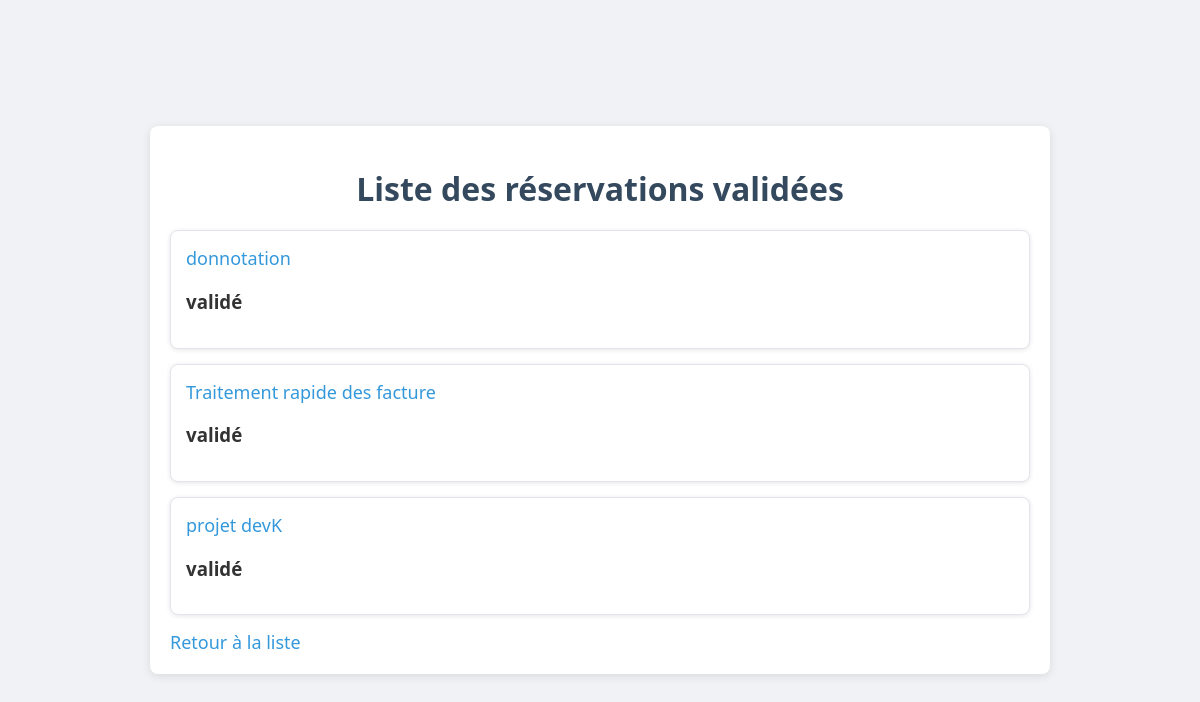
The app's page /arbre/list/valided (signed in) with its own data.
### devA/models.py (models this page shows, shortened)
class Arbre(models.Model):
    nature_Reunion = models.CharField(max_length=100)
    titre = models.CharField(max_length=100)
    nom_Salle = models.CharField(max_length=100)
    date_Reunion = models.DateField()
    heure_Debut = models.TimeField()
    duree = models.DurationField()
    capacite_Salle = models.IntegerField(default=0)  # Changer en IntegerField
    nombre_participants = models.IntegerField(default=0)
    nom_Ville = models.CharField(max_length=100)  # Changer en CharField
    nom_Site = models.CharField(max_length=100)
    utilisateur = models.ForeignKey(User, on_delete=models.CASCADE, related_name='arbres')
    statut = models.BooleanField(default=False, null=True)
    valided = models.BooleanField(default=False, null=True)

### devA/views.py (the view)
# urls.py: path('arbre/list/valided', views.arbre_list_admin_validated, name='arbre_list_valided'),
@login_required
def arbre_list_admin_validated(request):
    arbres = Arbre.objects.filter(valided=True)
    return render(request, 'devA/arbre_list_valided.html', {'arbres': arbres})

### devA/templates/devA/arbre_list_valided.html (shortened to what this page needs)
<!DOCTYPE html>
<html lang="fr">
<head>
    {% load static %}
</head>
<body>
    <div class="container">
        <h1>Liste des réservations validées</h1>
        <ul>
            {% for arbre in arbres %}
                <li><a href="{% url 'arbre_detail' arbre.pk %}">{{ arbre.titre }}</a>
                    <h3>validé</h3>
                </li>
            {% endfor %}
        </ul>
        <a href="{% url 'arbre_list' %}">Retour à la liste</a>
    </div>
</body>
</html>

### devA/templates/devA/arbre_list_valided.html (style rules this page uses)
body { font-family: 'Segoe UI', Tahoma, Geneva, Verdana, sans-serif; background-color: #f0f2f5; color: #333; margin: 0; padding: 0; display: flex; flex-direction: column; align-items: center; justify-content: center; min-height: 100vh; }
.container { width: 90%; max-width: 900px; background: #ffffff; border-radius: 8px; box-shadow: 0 2px 10px rgba(0, 0, 0, 0.1); padding: 20px; box-sizing: border-box; }
h1 { color: #34495e; font-size: 32px; margin-bottom: 20px; text-align: center; }
ul { list-style: none; padding: 0; margin: 0; }
li { background: #ffffff; border: 1px solid #e1e5eb; border-radius: 8px; margin-bottom: 15px; padding: 15px; box-shadow: 0 1px 5px rgba(0, 0, 0, 0.1); transition: box-shadow 0.3s, transform 0.3s; }
a { color: #3498db; text-decoration: none; font-size: 18px; font-weight: 500; transition: color 0.3s, text-decoration 0.3s; }

### records on screen
Arbre: titre "donnotation"
Arbre: titre "Traitement rapide des facture"
Arbre: titre "projet devK"
